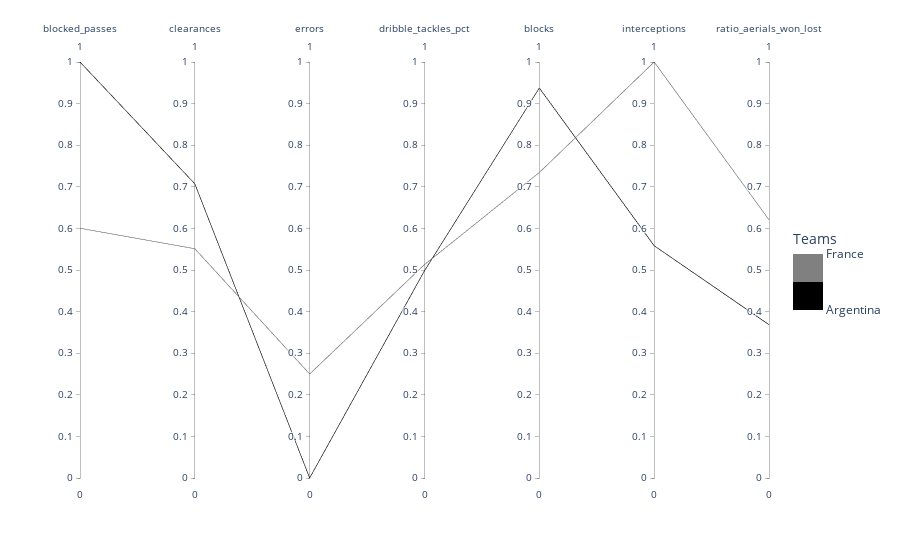

The notebook cell this image was saved under:
### Code cell
parallel_chart(defense, 'Argentina', 'France').show()

### Figure 1 — Plotly figure (JSON) as saved in the notebook; plotly's stock layout.template omitted (floating-point values rounded to 4 significant figures)
{"data": [{"dimensions": [{"label": "blocked_passes", "range": [0, 1], "values": [1, 0.6003]}, {"label": "clearances", "range": [0, 1], "values": [0.7071, 0.5511]}, {"label": "errors", "range": [0, 1], "values": [0, 0.25]}, {"label": "dribble_tackles_pct", "range": [0, 1], "values": [0.4983, 0.513]}, {"label": "blocks", "range": [0, 1], "values": [0.9375, 0.7344]}, {"label": "interceptions", "range": [0, 1], "values": [0.5583, 1]}, {"label": "ratio_aerials_won_lost", "range": [0, 1], "values": [0.3685, 0.6207]}], "domain": {"x": [0, 1], "y": [0, 1]}, "line": {"color": [0, 1], "coloraxis": "coloraxis"}, "name": "", "type": "parcoords"}], "layout": {"coloraxis": {"colorbar": {"len": 100, "lenmode": "pixels", "ticktext": ["Argentina", "France"], "tickvals": [0, 1], "title": {"text": "Teams"}}, "colorscale": [[0, "rgb(0.0, 0.0, 0.0)"], [0.5, "rgb(0.0, 0.0, 0.0)"], [0.5, "rgb(127.5, 127.5, 127.5)"], [1, "rgb(127.5, 127.5, 127.5)"]]}, "legend": {"tracegroupgap": 0}, "margin": {"t": 60}}}
